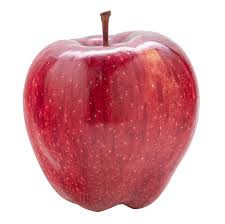
#> input picture images.jpeg, 225 x 224 px, found by its file name
$ jupyter execute --allow-errors stats.ipynb   (shell and % lines are left out)
#> lines starting #> are read from the running program, lines starting #| are printed output that depends on the picture; after the words box and inside, x2 and y2 are one past the last pixel; in counts of white or black regions, pixels touching at a corner belong together
### VSS/Lossless/naive/share_creator.py
import matplotlib.pyplot as plt
import skimage.io as io
from skimage.measure import block_reduce
import numpy as np

BITPLANE_COUNT = 8

np.random.seed(0)
def get_bitplane(img: np.ndarray, n: int):
    return (img // 2**n) & 1


def create_bitplane_shares(img: np.ndarray):
    shares = {
        0: (np.array([[0,1],[0,1]]), np.array([[1,0],[1,0]])),
        1: (np.array([[1,0],[1,0]]), np.array([[0,1],[0,1]])),
        2: (np.array([[1,0],[1,0]]), np.array([[1,0],[1,0]])),
        3: (np.array([[0,1],[0,1]]), np.array([[0,1],[0,1]]))
    }
    img = img*2 + np.random.randint(0, 2, size=img.shape)
    share1 = np.zeros((img.shape[0] * 2, img.shape[1] * 2), dtype=np.uint8)
    share2 = np.zeros((img.shape[0] * 2, img.shape[1] * 2), dtype=np.uint8)
    for i in range(img.shape[0]):
        for j in range(img.shape[1]):
            share1[i*2:i*2+2, j*2:j*2+2] = shares[img[i][j]][0]
            share2[i*2:i*2+2, j*2:j*2+2] = shares[img[i][j]][1]
    return share1.astype(np.uint8), share2.astype(np.uint8)

def __generate_shares__(img: np.ndarray):
    # img = color_to_gray(img)

    share_image1 = np.zeros(shape=(img.shape[0]*2, img.shape[1]*2, 3), dtype=np.uint8)
    share_image2 = np.zeros(shape=(img.shape[0]*2, img.shape[1]*2, 3), dtype=np.uint8)
    # print(img.shape)

    for plane in range(3):
        for i in range(BITPLANE_COUNT):
            bitplane = get_bitplane(img[:,:,plane], i)
            s1, s2 = create_bitplane_shares(bitplane)
            share_image1[:,:,plane] = share_image1[:,:,plane] + (s1 * 2**i)
            share_image2[:,:,plane] = share_image2[:,:,plane] + (s2 * 2**i)
    return share_image1, share_image2

def generate_shares(img: np.ndarray, verbose = False, high_res = False):
    share1, share2 = __generate_shares__(img)
    # print(share1)
    if verbose:
        from share_combiner import denoise_image
        plt.figure(figsize=(30,160))
        for i in range(BITPLANE_COUNT):
            plt.subplot(3, BITPLANE_COUNT, i+1)
            plt.axis('off')
            plt.xlabel(f'Bitplane {i}')
            plt.imshow(get_bitplane(img, i), cmap='gray')
            plt.subplot(3, BITPLANE_COUNT, i+BITPLANE_COUNT+1)
            plt.axis('off')
            plt.xlabel(f'Bitplane {i}')
            plt.imshow(get_bitplane(share1,i), cmap='gray')
            plt.subplot(3, BITPLANE_COUNT, i+BITPLANE_COUNT*2+1)
            plt.axis('off')
            plt.xlabel(f'Bitplane {i}')
            plt.imshow(get_bitplane(share2,i), cmap='gray')
        plt.show()
        plt.subplot(1,4,1)
        plt.imshow(img, cmap='gray')
        plt.subplot(1,4,2)
        plt.imshow(share1, cmap='gray')
        plt.subplot(1,4,3)
        plt.imshow(share2, cmap='gray')
        plt.subplot(1,4,4)
        plt.imshow(denoise_image(share1 & share2), cmap='gray')
        plt.show()
    return share1, share2

# [5 lines that do not run on import are left out]

### VSS/Lossless/naive/share_combiner.py
import numpy as np
import matplotlib.pyplot as plt
import skimage.io as io

def block_reduce_or(img: np.ndarray, block_size: tuple):
    result = np.bitwise_or.reduceat(np.bitwise_or.reduceat(img, np.arange(0, img.shape[0], block_size), axis=0),
                                      np.arange(0, img.shape[1], block_size), axis=1, dtype=np.uint16)
    return result

def denoise_image(img: np.ndarray):
    denoised = block_reduce_or(img,2)
    return denoised

def __combine_shares__(share1: np.ndarray, share2: np.ndarray):
    combined_share = np.bitwise_and(share1, share2)
    combined_share = denoise_image(combined_share)
    combined_share = gray_to_color(combined_share)
    return combined_share

def gray_to_color(img: np.ndarray):
    color_img = np.zeros((img.shape[0], img.shape[1], 3), dtype=np.uint16)

    np.bitwise_and(img, 0b1111100000000000, out=color_img[:,:,0])
    np.bitwise_and(img, 0b0000011111000000, out=color_img[:,:,1])
    np.bitwise_and(img, 0b0000000000111110, out=color_img[:,:,2])

    np.right_shift(color_img[:,:,0], 11, out=color_img[:,:,0])
    np.right_shift(color_img[:,:,1], 6 , out=color_img[:,:,1])
    np.right_shift(color_img[:,:,2], 1 , out=color_img[:,:,2])

    color_img = color_img.astype(np.uint8) * 8
    return color_img

def combine_shares(share1: np.ndarray, share2: np.ndarray, verbose=True, high_res = False):
    combined_share = __combine_shares__(share1, share2)
    if verbose:
        plt.imshow(combined_share)
        plt.show()
    return combined_share

### VSS/Lossless/naive/stats.ipynb
[cell 1]
from skimage import io
import matplotlib.pyplot as plt

[cell 2]
IMAGE = io.imread('../../images.jpeg')
#> IMAGE is the input picture: shape (224, 225, 3); mean R, G, B 218, 163.1, 169.1

[cell 3]
plt.imshow(IMAGE)

[cell 4]
import share_creator

[cell 5]
import share_creator
import share_combiner
share1, share2 = share_creator.generate_shares(IMAGE, verbose=False)
#> after the loop in __generate_shares__, `for plane in range(3):`:
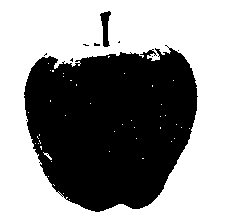
#> bitplane: shape (224, 225); values 0 (black) and 1 (white), 55.9% white; 10 black regions (8 under 20 px), largest, box (x1, y1, x2, y2) and area: (24, 45, 198, 212) 21978, (100, 11, 111, 47) 220
#> after the loop in __generate_shares__, `for plane in range(3):`:
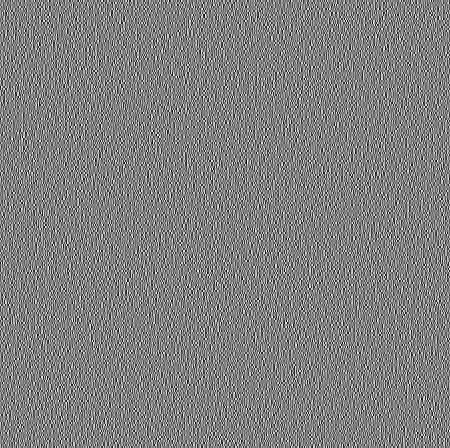
#> share_image1: shape (448, 450, 3); mean R, G, B 127.5, 127.5, 127.5
#> after the loop in __generate_shares__, `for plane in range(3):`:
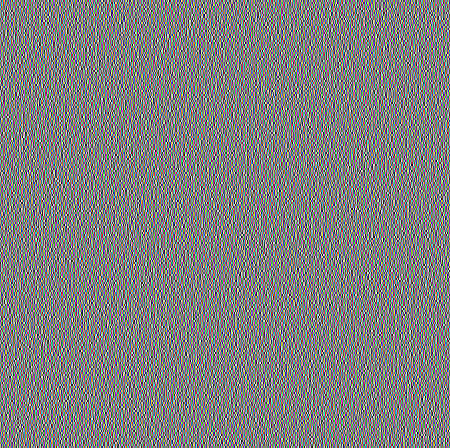
#> share_image2: shape (448, 450, 3); mean R, G, B 127.5, 127.5, 127.5

#> (the rest of this cell did not finish here and is left out)

#> in __combine_shares__, `combined_share = np.bitwise_and(share1, share2)`:
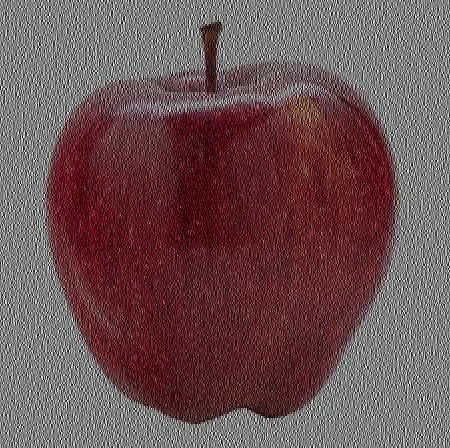
#> combined_share: shape (448, 450, 3); mean R, G, B 109, 81.6, 84.6
#show both share1 and share2
plt.subplot(1,3,1)
plt.imshow(share1)
plt.subplot(1,3,2)
plt.imshow(share2)
plt.subplot(1,3,3)
plt.imshow(combined_share)
# plt.show()

## Speed Test

#> (a cell that did not finish here is left out)

#> the loop in __generate_shares__ (call 2), `for plane in range(3):` made 3 passes
#> pass 1, in create_bitplane_shares (call 26), `img = img*2 + np.random.randint(0, 2, size=img.shape)`:
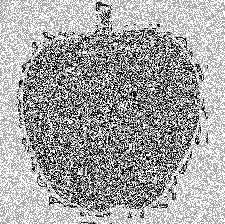
#> img: shape (224, 225) int64; min 0, max 3, mean 1.95; drawn with min black and max white
#> pass 1, in create_bitplane_shares (call 27), `img = img*2 + np.random.randint(0, 2, size=img.shape)`:
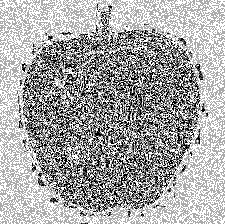
#> img: shape (224, 225) int64; min 0, max 3, mean 1.96; drawn with min black and max white
#> pass 1, in create_bitplane_shares (call 28), `img = img*2 + np.random.randint(0, 2, size=img.shape)`:
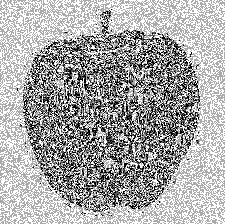
#> img: shape (224, 225) int64; min 0, max 3, mean 1.98; drawn with min black and max white
#> after the loop in __generate_shares__ (call 2), `for plane in range(3):`:
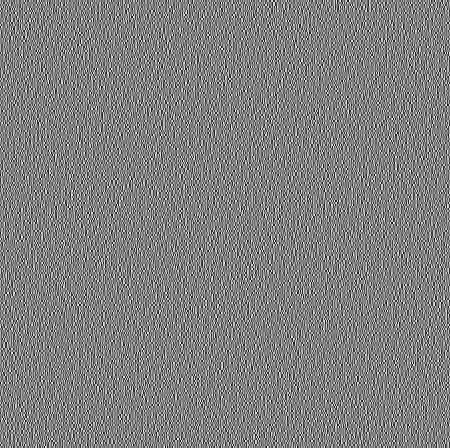
#> share_image1: shape (448, 450, 3); mean R, G, B 127.5, 127.5, 127.5
#> after the loop in __generate_shares__ (call 2), `for plane in range(3):`:
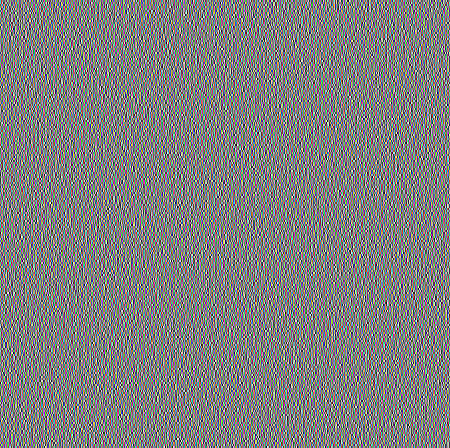
#> share_image2: shape (448, 450, 3); mean R, G, B 127.5, 127.5, 127.5
#> in __combine_shares__ (call 2), `combined_share = np.bitwise_and(share1, share2)`:
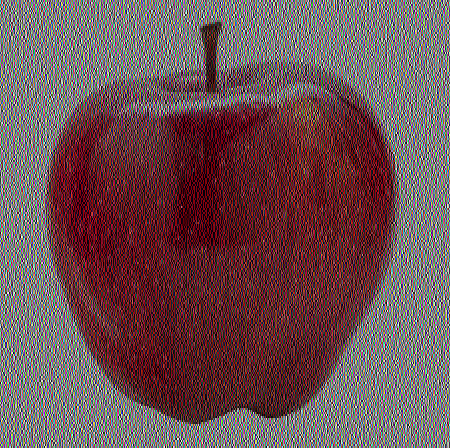
#> combined_share: shape (448, 450, 3); mean R, G, B 109, 81.6, 84.6
